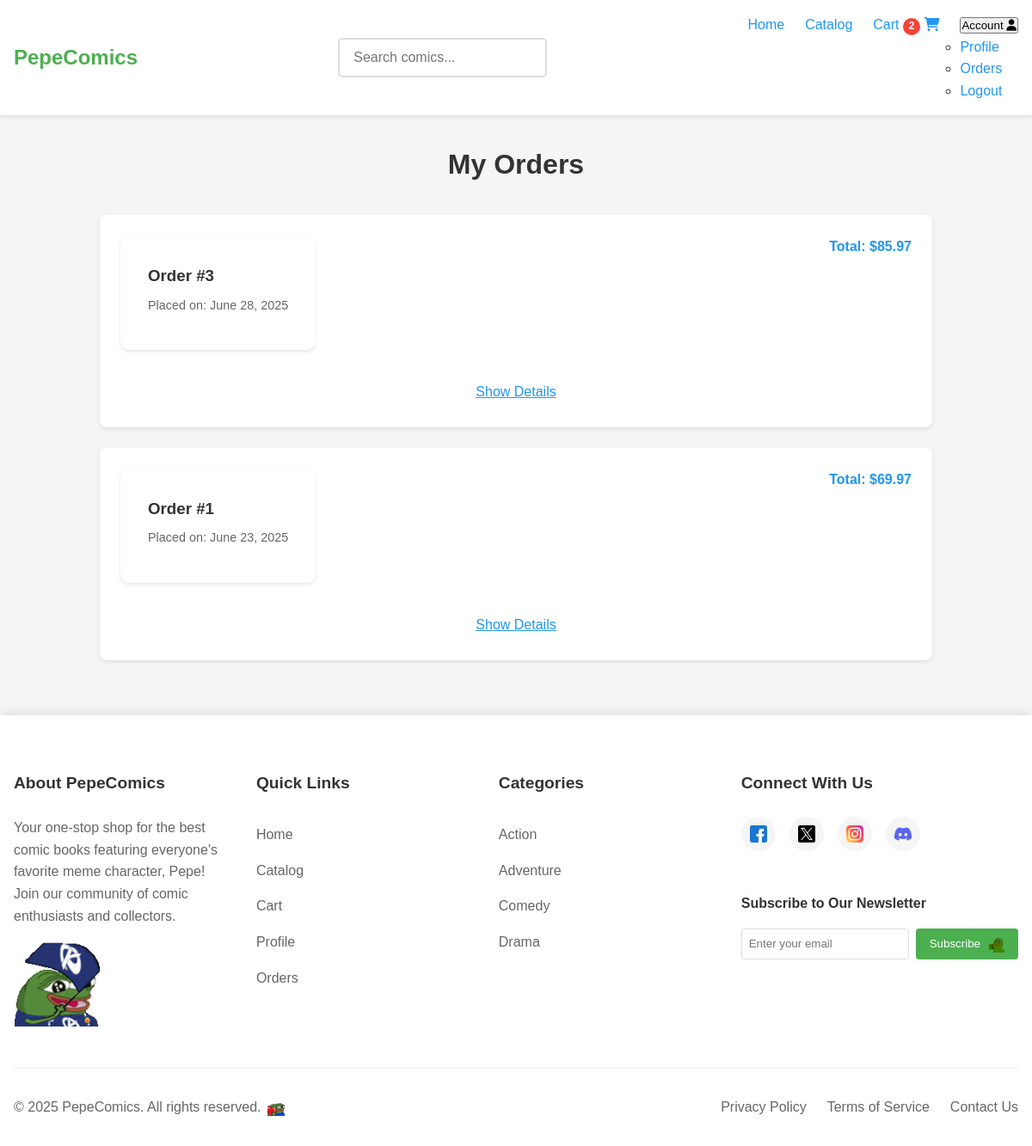
The page /php/views/orders.php (signed in) on the database its author committed.
### tables this page shows
CREATE TABLE orders (
    order_id INT AUTO_INCREMENT PRIMARY KEY,
    user_id INT NOT NULL,
    order_date DATETIME DEFAULT CURRENT_TIMESTAMP NOT NULL,
    status ENUM('pending', 'processing', 'shipped', 'delivered', 'cancelled') NOT NULL DEFAULT 'pending',
    shipping_address TEXT NOT NULL,
    total_amount DECIMAL(10,2) NOT NULL,
    FOREIGN KEY (user_id) REFERENCES users(user_id) ON DELETE CASCADE
);

### php/models/Order.php (called while the page is built, shortened)
<?php
class Order {
    private $pdo;
    public function __construct($pdo) {
        $this->pdo = $pdo;
    }
    public function getUserOrders($userId, $page = 1, $limit = 10) {
        $offset = ($page - 1) * $limit;
        $stmt = $this->pdo->prepare('SELECT o.*,
                                           p.status as payment_status,
                                           (SELECT SUM(total_price) FROM order_items WHERE order_id = o.order_id) as total
                                    FROM orders o
                                    LEFT JOIN payments p ON o.order_id = p.order_id
                                    WHERE o.user_id = :user_id
                                    ORDER BY o.order_date DESC
                                    LIMIT :limit OFFSET :offset');
        $stmt->bindValue(':user_id', $userId, PDO::PARAM_INT);
        $stmt->bindValue(':limit', $limit, PDO::PARAM_INT);
        $stmt->bindValue(':offset', $offset, PDO::PARAM_INT);
        $stmt->execute();
        return $stmt->fetchAll();
    }
}

### php/views/orders.php (the view, shortened to what this page needs)
<?php
require_once __DIR__ . '/../db.php';
require_once __DIR__ . '/../models/Order.php';
$orderModel = new Order($pdo);
$orders = $orderModel->getUserOrders($_SESSION['user_id']);
require_once 'header.php';
?>
<div class="orders-container">
    <h1 class="orders-title">My Orders</h1>
    <?php if (empty($orders)): ?>
        <div class="orders-empty">
            <p>You haven't placed any orders yet.</p>
            <a href="/pepecomics/php/views/catalog.php" class="btn btn-primary">Browse Comics</a>
        </div>
    <?php else: ?>
        <div class="orders-list">
            <?php foreach ($orders as $order): ?>
                <div class="order-card" data-order-id="<?= htmlspecialchars($order['order_id']) ?>">
                    <div class="order-header">
                        <div class="order-info">
                            <h3>Order #<?= htmlspecialchars($order['order_id']) ?></h3>
                            <p class="order-date">
                                Placed on: <?= date('F j, Y', strtotime($order['order_date'])) ?>
                            </p>
                        </div>
                        <div class="order-total">
                            <p>Total: $<?= number_format($order['total'], 2) ?></p>
                        </div>
                    </div>
                    <button class="btn btn-text toggle-details">
                        <span class="show-text">Show Details</span>
                    </button>
                </div>
            <?php endforeach; ?>
        </div>
    <?php endif; ?>
</div>
<?php require_once 'footer.php'; ?>

### css/main.css (style rules this page uses)
* { margin: 0; padding: 0; box-sizing: border-box; }
:root { --primary-color: #4CAF50; --secondary-color: #2196F3; --accent-color: #FF9800; --text-color: #333; --light-gray: #f5f5f5; --dark-gray: #666; --error-color: #f44336; --success-color: #4CAF50; --border-radius: 4px; --box-shadow: 0 2px 4px rgba(0, 0, 0, 0.1); }
body { font-family: 'Arial', sans-serif; line-height: 1.6; color: var(--text-color); background-color: var(--light-gray); }
h1, h2, h3, h4, h5, h6 { margin-bottom: 1rem; color: var(--text-color); }
.btn { display: inline-block; padding: 0.5rem 1rem; border: none; border-radius: var(--border-radius); background-color: var(--primary-color); color: #fff; cursor: pointer; transition: background-color 0.3s ease; }

### css/components/order-tracking.css (style rules this page uses)
.order-info, .shipping-info, .order-items { background: #fff; border-radius: 10px; padding: 2rem; box-shadow: 0 2px 4px rgba(0, 0, 0, 0.1); }

### php/views/orders.php (style rules this page uses)
.orders-container { max-width: 1000px; margin: 2rem auto; padding: 0 1rem; }
.orders-title { text-align: center; margin-bottom: 2rem; color: #333; }
.order-card { background: #fff; border-radius: 8px; box-shadow: 0 2px 4px rgba(0, 0, 0, 0.1); margin-bottom: 1.5rem; padding: 1.5rem; }
.order-header { display: flex; justify-content: space-between; align-items: flex-start; margin-bottom: 1rem; }
.order-info h3 { margin: 0; color: #333; }
.order-date { color: #666; font-size: 0.9rem; margin: 0.5rem 0; }
.order-total { font-weight: bold; color: #2196F3; }
.btn { padding: 0.75rem 1.5rem; border: none; border-radius: 4px; cursor: pointer; font-size: 1rem; transition: all 0.3s ease; text-decoration: none; display: inline-block; }
.btn-text { background: none; color: #2196F3; padding: 0.5rem; text-decoration: underline; width: 100%; text-align: center; margin-top: 1rem; }

### rows shown on the page
orders: order_id "3", order_date "June 28, 2025", total "85.97"
orders: order_id "1", order_date "June 23, 2025", total "69.97"

### other values the page prints
$cartCount "2"
